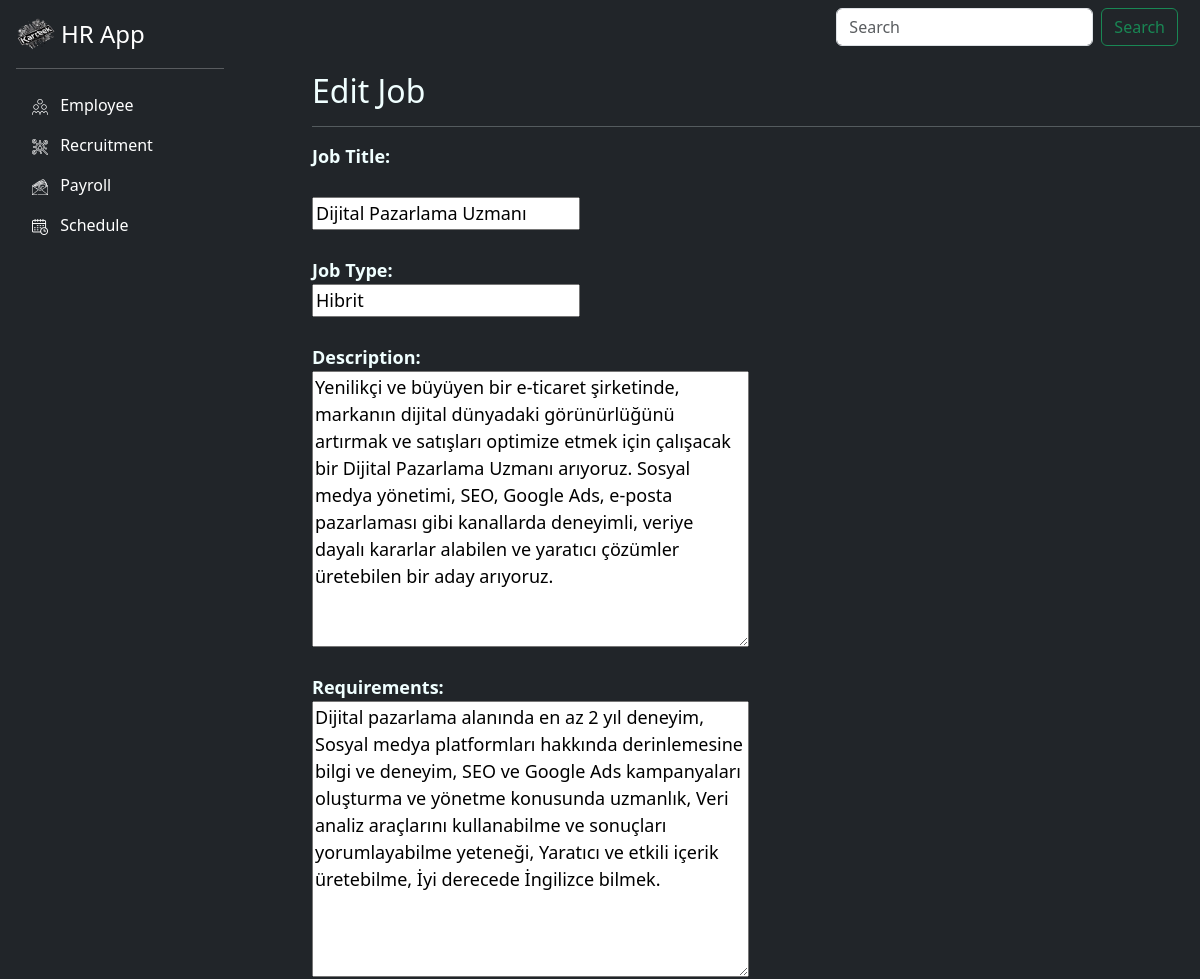
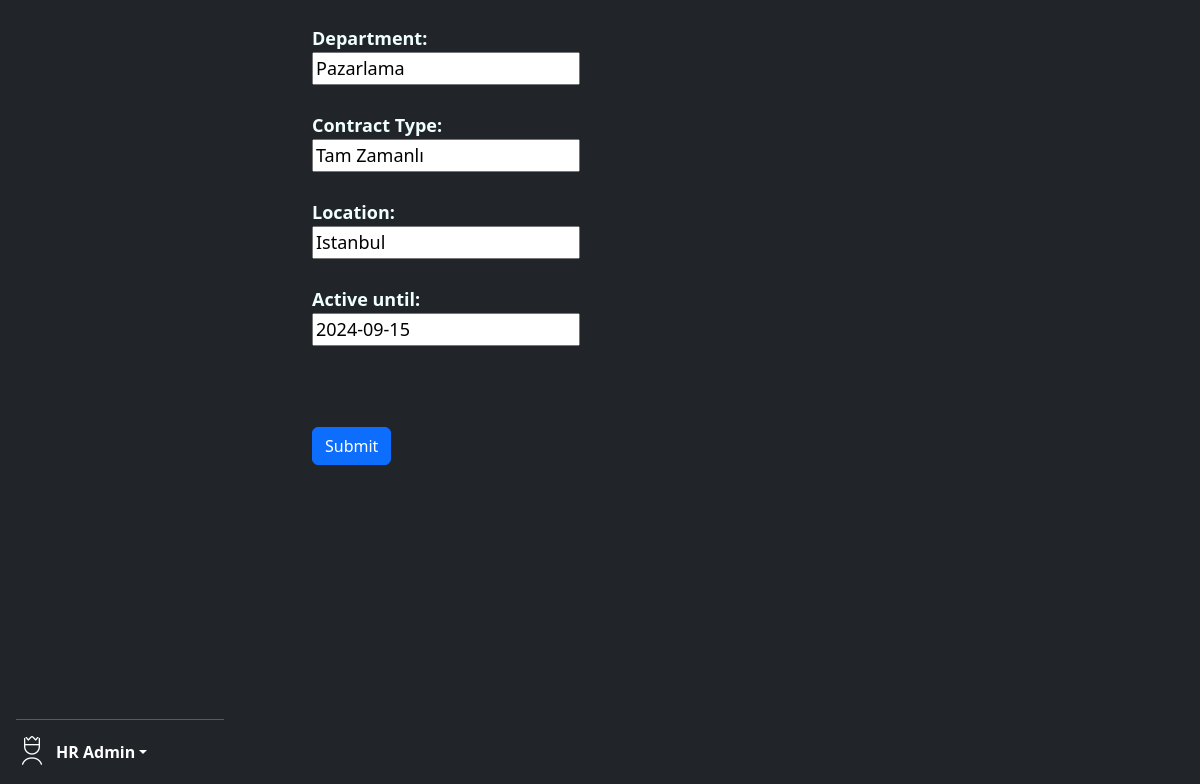
The page /hr_app/edit_job/1/ on the database its author committed (2 pictures, top to bottom).
### hr_app/models.py (models this page shows, shortened)
class Recruitment(models.Model):
    job_title = models.CharField(max_length=100)
    job_type = models.CharField(max_length=100)
    description = models.TextField()
    requirements = models.TextField()
    active_until = models.DateField()
    department = models.CharField(max_length=100)
    contract_type = models.CharField(max_length=100)
    location = models.CharField(max_length=100)

### hr_app/views.py (the view)
# urls.py: path("edit_job/<int:id>/",views.edit_job,name="edit_job"),
def edit_job(request,id):
    job = get_object_or_404(Recruitment,id=id)
    if request.method == "POST":
        form = AddNewJob(request.POST,instance=job)
        if form.is_valid():
            form.save()
            messages.success(request,"Job edited successfully!")
            jobs = Recruitment.objects.all()
            return render(request,"jobs.html",{"jobs":jobs})
        else:
            messages.error(request,"Job couldn't be edited. Please check the errors.")
    else:
       form = AddNewJob(instance=job)
    return render(request,"editjob.html",{"form":form})

### hr_app/forms.py
class AddNewJob(ModelForm):
    class Meta:
        model = Recruitment
        fields = ["job_title","job_type","description","requirements","active_until",
                  "department","contract_type","location"]

### hr_app/templates/editjob.html (shortened to what this page needs)
{% extends "base.html" %}
{% load static %}
{% block content %}
<div class="container fixed-top label" style="margin-left: 25%; margin-top: 6%; max-height: 80vh; overflow-y: auto; color: azure;">
<form method="post" enctype="multipart/form-data" action="" id="myForm">
    <fieldset>
        <legend><h2>Edit Job</h2></legend>
        <hr>
        <label for="{{ form.job_title.id_for_label }}" style="font-weight: bold;font-size:18px;">Job Title:</label>
        <br><br>
        {{ form.job_title}}
        <br><br>
        <label for="{{ form.job_type.id_for_label }}">Job Type:</label>
        <br>
        {{ form.job_type }}
        <br><br>
        <label for="{{ form.description.id_for_label }}">Description:</label>
        <br>
        {{ form.description }}
        <br><br>
        <label for="{{ form.requirements.id_for_label }}">Requirements:</label>
        <br>
        {{ form.requirements }}
        <br><br>
        <label for="{{ form.address.id_for_label }}">Department:</label>
        <br>
        {{ form.department}}
        <br><br>
        <label for="{{ form.contract_type.id_for_label }}">Contract Type:</label>
        <br>
        {{ form.contract_type }}
        <br><br>
        <label for="{{ form.location.id_for_label }}">Location:</label>
        <br>
        {{ form.location }}
        <br><br>
        <label for="{{ form.active_until.id_for_label }}">Active until:</label>
        <br>
        {{ form.active_until }}
        <br><br>
    </fieldset>
    <br><br>
    <button type="button" class="btn btn-primary" data-bs-toggle="modal" data-bs-target="#confirmationModal">
    Submit
   </button>
   <br><br>
</form>
</div>
{% endblock %}

### hr_app/static/header.css (style rules this page uses)
.label { font-weight: bold; font-size:18px; }

### rows shown on the page
Recruitment: job_title "Dijital Pazarlama Uzmanı", job_type "Hibrit", description "Yenilikçi ve büyüyen bir e-ticaret şirketinde, markanın dijital dünyadaki görünürlüğünü artırmak ve satışları optimize etmek için çalışacak bir Dijital Pazarlama Uzmanı arıyoruz. Sosyal medya yönetimi, SEO, Google Ads, e-posta pazarlaması gibi kanallarda deneyimli, veriye dayalı kararlar alabilen ve yaratıcı çözümler üretebilen bir aday arıyoruz.", requirements "Dijital pazarlama alanında en az 2 yıl deneyim, Sosyal medya platformları hakkında derinlemesine bilgi ve deneyim, SEO ve Google Ads kampanyaları oluşturma ve yönetme konusunda uzmanlık, Veri analiz araçlarını kullanabilme ve sonuçları yorumlayabilme yeteneği, Yaratıcı ve etkili içerik üretebilme, İyi derecede İngilizce bilmek.", department "Pazarlama", contract_type "Tam Zamanlı", location "Istanbul", active_until "2024-09-15"
